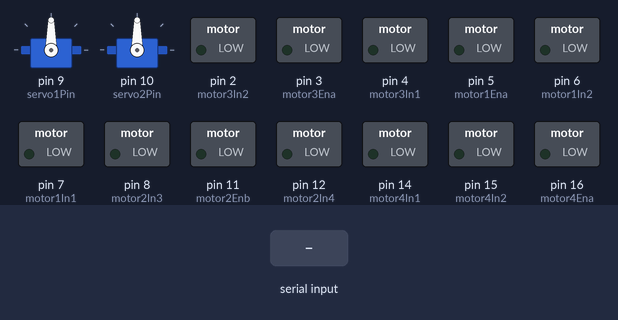
A sketch run on a simulated Arduino Uno, built with avr-gcc and run on an emulated ATmega328P. Parts: 2 × servo, switched loads named in the sketch (green lamp = pin HIGH). The test bench sets the inputs (shaded band).

Above: at 1.2 s.
1.3 s: "h" received over Serial
At 2.2 s:
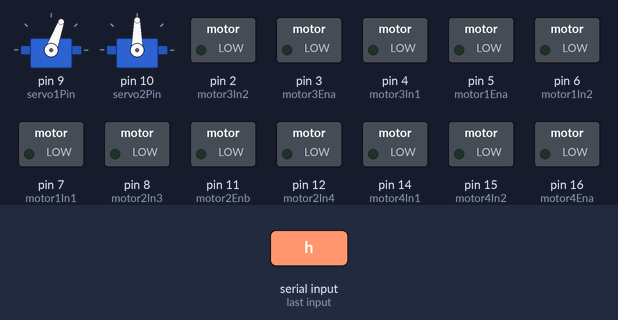
2.8 s: "u" received over Serial
At 3.4 s:
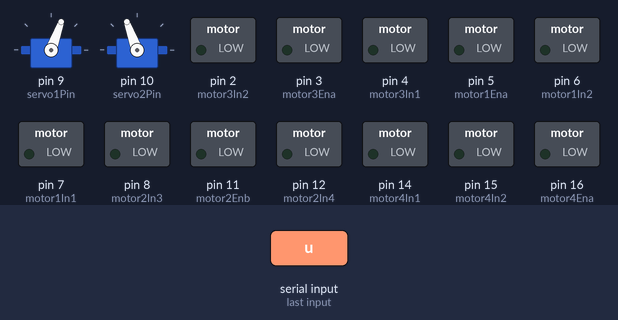
4.3 s: "k" received over Serial
At 5.5 s:
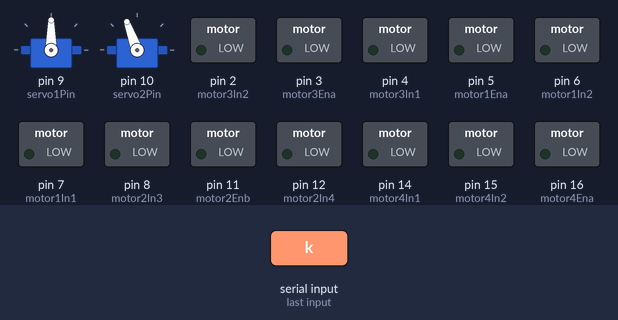
5.8 s: "w" received over Serial
At 6.8 s:
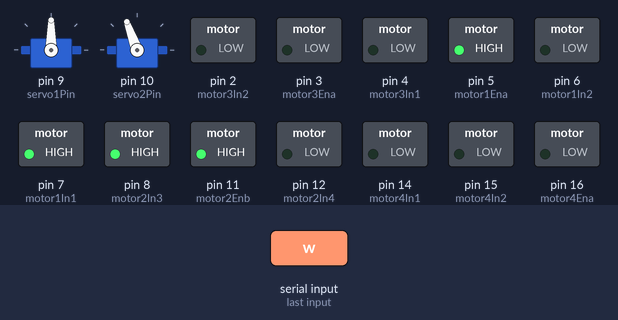
7.3 s: byte 113 ('q') received over Serial
At 8.0 s:
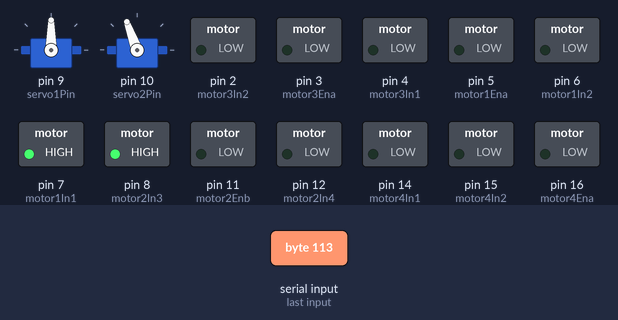
8.8 s: "j" received over Serial
At 9.1 s:
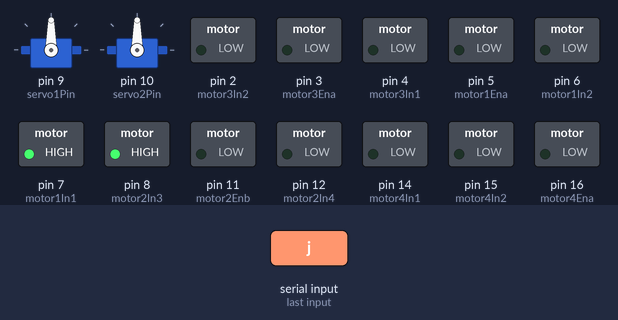
Timing chart, 0 to 11.3 s (numbered marks = the images above; inputs shaded):
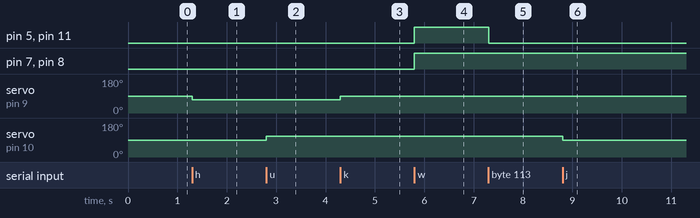

The sketch:

sketch_sep22a.ino
```cpp
#include <Servo.h>
Servo servo1;
Servo servo2;
const int servo1Pin = 9;
const int servo2Pin = 10;
const int servoStep = 20;
const int motor1In1 = 7;
const int motor1In2 = 6;
const int motor1Ena = 5;
const int movementSpeed = 255;
const int motor2In3 = 8;
const int motor2In4 = 12;
const int motor2Enb = 11;
const int motor3In1 = 4;
const int motor3In2 = 2;
const int motor3Ena = 3;
const int armSpeed = 255;
const int motor4In1 = 14; // A0
const int motor4In2 = 15; // A1
const int motor4Ena = 16; // A2
const int clawSpeed = 255;
int servo1Pos = 90;
int servo2Pos = 90;

void setup() {
  servo1.attach(servo1Pin);
  servo2.attach(servo2Pin);
  Serial.begin(9600);
  servo1.write(servo1Pos);
  servo2.write(servo2Pos);

  pinMode(motor1In1, OUTPUT);
  pinMode(motor1In2, OUTPUT);
  pinMode(motor1Ena, OUTPUT);
  pinMode(motor2In3, OUTPUT);
  pinMode(motor2In4, OUTPUT);
  pinMode(motor2Enb, OUTPUT);
  pinMode(motor3In1, OUTPUT);
  pinMode(motor3In2, OUTPUT);
  pinMode(motor3Ena, OUTPUT);
  pinMode(motor4In1, OUTPUT);
  pinMode(motor4In2, OUTPUT);
  pinMode(motor4Ena, OUTPUT);

  stopAllMotors();
}

void loop() {
  if (Serial.available() > 0) {
    char command = Serial.read();

    if (command == 'h') {
      servo1Pos -= servoStep;
      if (servo1Pos < 0) servo1Pos = 0;
      servo1.write(servo1Pos);
    } else if (command == 'k') {
      servo1Pos += servoStep;
      if (servo1Pos > 180) servo1Pos = 180;
      servo1.write(servo1Pos);
    } else if (command == 'u') {
      servo2Pos += servoStep;
      if (servo2Pos > 180) servo2Pos = 180;
      servo2.write(servo2Pos);
    } else if (command == 'j') {
      servo2Pos -= servoStep;
      if (servo2Pos < 0) servo2Pos = 0;
      servo2.write(servo2Pos);
    } else if (command == 'w') {
      moveForward();
    } else if (command == 's') {
      moveBackward();
    } else if (command == 'a') {
      armForward();
    } else if (command == 'd') {
      armBackward();
    } else if (command == 'z') {
      clawForward();
    } else if (command == 'x') {
      clawBackward();
    } else if (command == 'q') {
      stopAllMotors();
    }

    while (Serial.available()) {
      Serial.read();
    }
  }
}

void moveForward() {
  digitalWrite(motor1In1, HIGH);
  digitalWrite(motor1In2, LOW);
  analogWrite(motor1Ena, movementSpeed);

  digitalWrite(motor2In3, HIGH);
  digitalWrite(motor2In4, LOW);
  analogWrite(motor2Enb, movementSpeed);
}

void moveBackward() {
  digitalWrite(motor1In1, LOW);
  digitalWrite(motor1In2, HIGH);
  analogWrite(motor1Ena, movementSpeed);

  digitalWrite(motor2In3, LOW);
  digitalWrite(motor2In4, HIGH);
  analogWrite(motor2Enb, movementSpeed);
}

void armForward() {
  digitalWrite(motor3In1, HIGH);
  digitalWrite(motor3In2, LOW);
  analogWrite(motor3Ena, armSpeed);
}

void armBackward() {
  digitalWrite(motor3In1, LOW);
  digitalWrite(motor3In2, HIGH);
  analogWrite(motor3Ena, armSpeed);
}

void clawForward() {
  digitalWrite(motor4In1, HIGH);
  digitalWrite(motor4In2, LOW);
  analogWrite(motor4Ena, clawSpeed);
}

void clawBackward() {
  digitalWrite(motor4In1, LOW);
  digitalWrite(motor4In2, HIGH);
  analogWrite(motor4Ena, clawSpeed);
}

void stopAllMotors() {
  analogWrite(motor1Ena, 0);
  analogWrite(motor2Enb, 0);
  analogWrite(motor3Ena, 0);
  analogWrite(motor4Ena, 0);
}
```

Measured:
- after the input at 1.3 s, servo on pin 9 (servo1Pin): 90° → 70° at once
- after the input at 2.8 s, servo on pin 10 (servo2Pin): 90° → 110° at once
- after the input at 4.3 s, servo on pin 9 (servo1Pin): 70° → 90° at once
- after the input at 5.8 s, pin 5 (motor1Ena), pin 7 (motor1In1), pin 8 (motor2In3), pin 11 (motor2Enb): LOW → HIGH at once
- after the input at 7.3 s, pin 5 (motor1Ena), pin 11 (motor2Enb): HIGH → LOW at once
- after the input at 8.8 s, servo on pin 10 (servo2Pin): 110° → 90° at once
